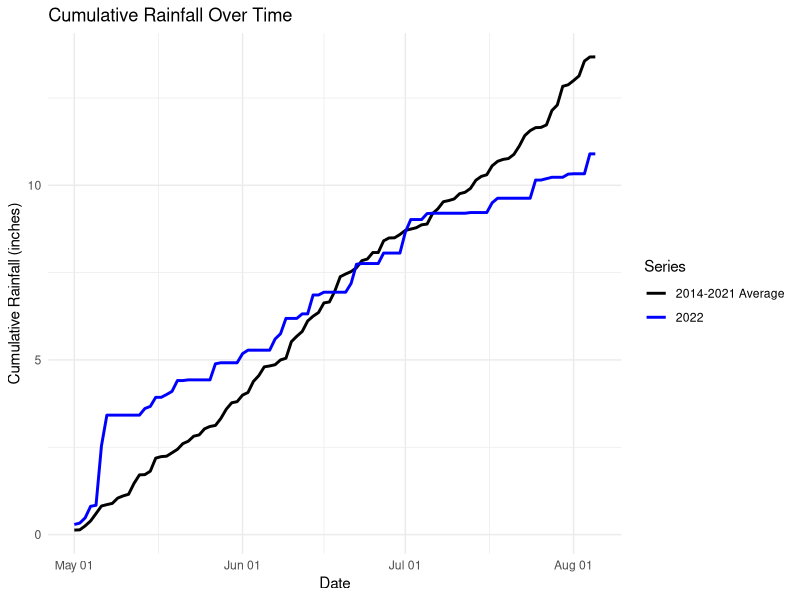

Reproduce this figure in R.
#Code for a figure showing 2022 precipitation against the average precipitation from 2014-2021
#Precipitation data from https://newa.cornell.edu/all-weather-data-query/ site "Rock Spring (PSU Vineyard)

#set working directory
setwd("~/Grad School/Penn State/Project Information/2022 Summer Pilot Study/Rebounding_from_disturbance_data_analysis")

#import data
dat<-read.csv("Cumulative Precipitation.csv")
head(dat)

#Column "Date" is in MM/DD/YYYY format so that R will recognize dates, even though this information is important for day of year but not year itself

#Make sure R knows that the dates are dates
dat$Date <- as.Date(dat$Date, format = "%m/%d/%Y")

#rearrange data so that it's in long format rather than wide
library(tidyr)
dat_long <- pivot_longer(dat, cols = c("X2022", "X2014_2021_Average"), 
                              names_to = "Series", 
                              values_to = "CumulativeRainfall")

#make the figure
library(ggplot2)

p<-ggplot(dat_long, aes(x = as.Date(Date), y = CumulativeRainfall, color = Series)) +
  geom_line(linewidth = 1) +
  scale_color_manual(values = c('X2022' = 'blue', 'X2014_2021_Average' = 'black'), 
                     labels = c('2014-2021 Average', '2022')) +
  labs(
    title = "Cumulative Rainfall Over Time",
    x = "Date",
    y = "Cumulative Rainfall (inches)",
    color = "Series"
  ) +
  scale_x_date(
    date_breaks = "1 month",        # Set breaks at the first day of each month
    date_labels = "%b %d"           # Format labels as abbreviated month and year
  ) +
  theme_minimal()
  
p
